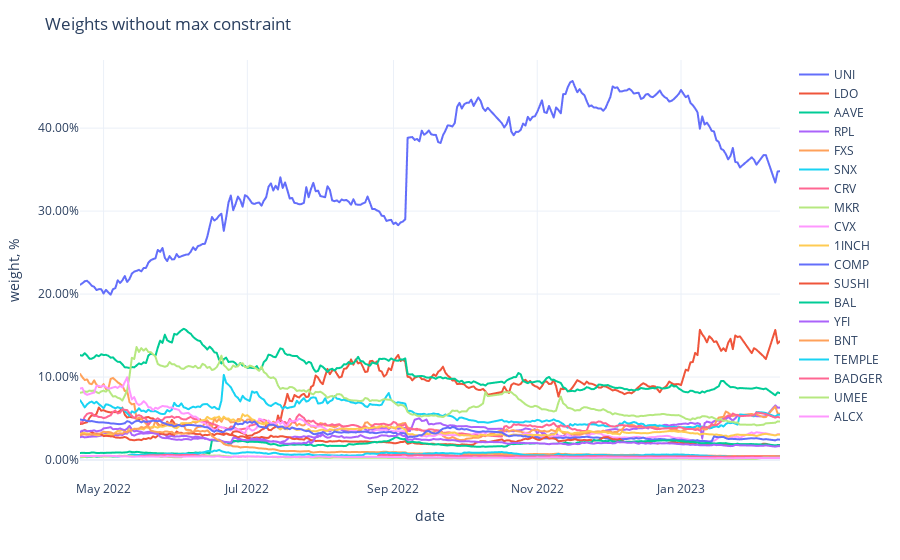

Notebook source saved alongside this figure:
### Code cell
fig = px.line(weights,
              labels={'value': 'weight, %', 'variable': ''})
fig.update_traces(
    hovertemplate="%{y}"
)
fig.update_yaxes(
    tickformat=".2%",
)
fig.update_xaxes(
    showspikes=True,
    spikethickness=2,
    spikedash="dot",
    spikecolor="#999999",
    spikemode="across",
)
fig.update_layout(
    ## showlegend=False,
    hovermode="x",
    hoverdistance=100,  ## Distance to show hover label of data point
    spikedistance=1000,  ## Distance to show spike
    template='plotly_white',
    title='Weights without max constraint'
)

### Figure 1 — Plotly figure (JSON) as saved in the notebook; plotly's stock layout.template omitted (floating-point values rounded to 4 significant figures; data arrays with more than 128 entries replaced by an {"elided": "..."} marker saying what was removed)
{"data": [{"hovertemplate": "%{y}", "legendgroup": "UNI", "line": {"color": "#636efa", "dash": "solid"}, "marker": {"symbol": "circle"}, "mode": "lines", "name": "UNI", "showlegend": true, "type": "scattergl", "x": {"elided": "284 str values"}, "xaxis": "x", "y": {"elided": "284 float values"}, "yaxis": "y"}, {"hovertemplate": "%{y}", "legendgroup": "LDO", "line": {"color": "#EF553B", "dash": "solid"}, "marker": {"symbol": "circle"}, "mode": "lines", "name": "LDO", "showlegend": true, "type": "scattergl", "x": {"elided": "284 str values"}, "xaxis": "x", "y": {"elided": "284 float values"}, "yaxis": "y"}, {"hovertemplate": "%{y}", "legendgroup": "AAVE", "line": {"color": "#00cc96", "dash": "solid"}, "marker": {"symbol": "circle"}, "mode": "lines", "name": "AAVE", "showlegend": true, "type": "scattergl", "x": {"elided": "284 str values"}, "xaxis": "x", "y": {"elided": "284 float values"}, "yaxis": "y"}, {"hovertemplate": "%{y}", "legendgroup": "RPL", "line": {"color": "#ab63fa", "dash": "solid"}, "marker": {"symbol": "circle"}, "mode": "lines", "name": "RPL", "showlegend": true, "type": "scattergl", "x": {"elided": "284 str values"}, "xaxis": "x", "y": {"elided": "284 float values"}, "yaxis": "y"}, {"hovertemplate": "%{y}", "legendgroup": "FXS", "line": {"color": "#FFA15A", "dash": "solid"}, "marker": {"symbol": "circle"}, "mode": "lines", "name": "FXS", "showlegend": true, "type": "scattergl", "x": {"elided": "284 str values"}, "xaxis": "x", "y": {"elided": "284 float values"}, "yaxis": "y"}, {"hovertemplate": "%{y}", "legendgroup": "SNX", "line": {"color": "#19d3f3", "dash": "solid"}, "marker": {"symbol": "circle"}, "mode": "lines", "name": "SNX", "showlegend": true, "type": "scattergl", "x": {"elided": "284 str values"}, "xaxis": "x", "y": {"elided": "284 float values"}, "yaxis": "y"}, {"hovertemplate": "%{y}", "legendgroup": "CRV", "line": {"color": "#FF6692", "dash": "solid"}, "marker": {"symbol": "circle"}, "mode": "lines", "name": "CRV", "showlegend": true, "type": "scattergl", "x": {"elided": "284 str values"}, "xaxis": "x", "y": {"elided": "284 float values"}, "yaxis": "y"}, {"hovertemplate": "%{y}", "legendgroup": "MKR", "line": {"color": "#B6E880", "dash": "solid"}, "marker": {"symbol": "circle"}, "mode": "lines", "name": "MKR", "showlegend": true, "type": "scattergl", "x": {"elided": "284 str values"}, "xaxis": "x", "y": {"elided": "284 float values"}, "yaxis": "y"}, {"hovertemplate": "%{y}", "legendgroup": "CVX", "line": {"color": "#FF97FF", "dash": "solid"}, "marker": {"symbol": "circle"}, "mode": "lines", "name": "CVX", "showlegend": true, "type": "scattergl", "x": {"elided": "284 str values"}, "xaxis": "x", "y": {"elided": "284 float values"}, "yaxis": "y"}, {"hovertemplate": "%{y}", "legendgroup": "1INCH", "line": {"color": "#FECB52", "dash": "solid"}, "marker": {"symbol": "circle"}, "mode": "lines", "name": "1INCH", "showlegend": true, "type": "scattergl", "x": {"elided": "284 str values"}, "xaxis": "x", "y": {"elided": "284 float values"}, "yaxis": "y"}, {"hovertemplate": "%{y}", "legendgroup": "COMP", "line": {"color": "#636efa", "dash": "solid"}, "marker": {"symbol": "circle"}, "mode": "lines", "name": "COMP", "showlegend": true, "type": "scattergl", "x": {"elided": "284 str values"}, "xaxis": "x", "y": {"elided": "284 float values"}, "yaxis": "y"}, {"hovertemplate": "%{y}", "legendgroup": "SUSHI", "line": {"color": "#EF553B", "dash": "solid"}, "marker": {"symbol": "circle"}, "mode": "lines", "name": "SUSHI", "showlegend": true, "type": "scattergl", "x": {"elided": "284 str values"}, "xaxis": "x", "y": {"elided": "284 float values"}, "yaxis": "y"}, {"hovertemplate": "%{y}", "legendgroup": "BAL", "line": {"color": "#00cc96", "dash": "solid"}, "marker": {"symbol": "circle"}, "mode": "lines", "name": "BAL", "showlegend": true, "type": "scattergl", "x": {"elided": "284 str values"}, "xaxis": "x", "y": {"elided": "284 float values"}, "yaxis": "y"}, {"hovertemplate": "%{y}", "legendgroup": "YFI", "line": {"color": "#ab63fa", "dash": "solid"}, "marker": {"symbol": "circle"}, "mode": "lines", "name": "YFI", "showlegend": true, "type": "scattergl", "x": {"elided": "284 str values"}, "xaxis": "x", "y": {"elided": "284 float values"}, "yaxis": "y"}, {"hovertemplate": "%{y}", "legendgroup": "BNT", "line": {"color": "#FFA15A", "dash": "solid"}, "marker": {"symbol": "circle"}, "mode": "lines", "name": "BNT", "showlegend": true, "type": "scattergl", "x": {"elided": "284 str values"}, "xaxis": "x", "y": {"elided": "284 float values"}, "yaxis": "y"}, {"hovertemplate": "%{y}", "legendgroup": "TEMPLE", "line": {"color": "#19d3f3", "dash": "solid"}, "marker": {"symbol": "circle"}, "mode": "lines", "name": "TEMPLE", "showlegend": true, "type": "scattergl", "x": {"elided": "284 str values"}, "xaxis": "x", "y": {"elided": "284 float values"}, "yaxis": "y"}, {"hovertemplate": "%{y}", "legendgroup": "BADGER", "line": {"color": "#FF6692", "dash": "solid"}, "marker": {"symbol": "circle"}, "mode": "lines", "name": "BADGER", "showlegend": true, "type": "scattergl", "x": {"elided": "284 str values"}, "xaxis": "x", "y": {"elided": "284 float values"}, "yaxis": "y"}, {"hovertemplate": "%{y}", "legendgroup": "UMEE", "line": {"color": "#B6E880", "dash": "solid"}, "marker": {"symbol": "circle"}, "mode": "lines", "name": "UMEE", "showlegend": true, "type": "scattergl", "x": {"elided": "284 str values"}, "xaxis": "x", "y": {"elided": "284 float values"}, "yaxis": "y"}, {"hovertemplate": "%{y}", "legendgroup": "ALCX", "line": {"color": "#FF97FF", "dash": "solid"}, "marker": {"symbol": "circle"}, "mode": "lines", "name": "ALCX", "showlegend": true, "type": "scattergl", "x": {"elided": "284 str values"}, "xaxis": "x", "y": {"elided": "284 float values"}, "yaxis": "y"}], "layout": {"hoverdistance": 100, "hovermode": "x", "legend": {"title": {"text": ""}, "tracegroupgap": 0}, "margin": {"t": 60}, "spikedistance": 1000, "title": {"text": "Weights without max constraint"}, "xaxis": {"anchor": "y", "domain": [0, 1], "showspikes": true, "spikecolor": "#999999", "spikedash": "dot", "spikemode": "across", "spikethickness": 2, "title": {"text": "date"}}, "yaxis": {"anchor": "x", "domain": [0, 1], "tickformat": ".2%", "title": {"text": "weight, %"}}}}
